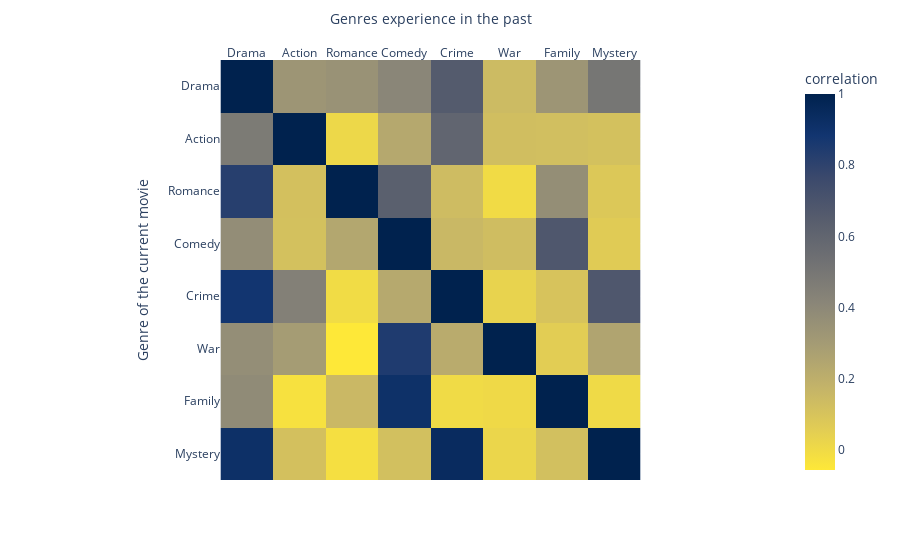

Notebook code cell kept with this figure:
### Code cell
# sns.heatmap(corr_before_ongoing_genres)
fig = px.imshow(corr_before_ongoing_genres,
                labels=dict(x="Genres experience in the past", y="Genre of the current movie", color="correlation"),
                x=['Drama', 'Action', 'Romance', 'Comedy', 'Crime', 'War', 'Family', 'Mystery'],
                y=['Drama', 'Action', 'Romance', 'Comedy', 'Crime', 'War', 'Family', 'Mystery'],
                color_continuous_scale=px.colors.sequential.Cividis_r
               )
fig.update_xaxes(side="top")
fig.show()
fig.write_html("./data/correlation_map.html")

### Figure 1 — Plotly figure (JSON) as saved in the notebook; plotly's stock layout.template omitted (floating-point values rounded to 4 significant figures)
{"data": [{"coloraxis": "coloraxis", "hovertemplate": "Genres experience in the past: %{x}<br>Genre of the current movie: %{y}<br>correlation: %{z}<extra></extra>", "name": "0", "type": "heatmap", "x": ["Drama", "Action", "Romance", "Comedy", "Crime", "War", "Family", "Mystery"], "xaxis": "x", "y": ["Drama", "Action", "Romance", "Comedy", "Crime", "War", "Family", "Mystery"], "yaxis": "y", "z": [[1, 0.3312, 0.3476, 0.4149, 0.6605, 0.1413, 0.3322, 0.5028], [0.4741, 1, 0.01054, 0.2322, 0.5987, 0.1257, 0.1233, 0.114], [0.8236, 0.1149, 1, 0.6329, 0.136, -0.003484, 0.3676, 0.07909], [0.373, 0.1137, 0.2402, 1, 0.1559, 0.1328, 0.6801, 0.06305], [0.8833, 0.4448, -0.006014, 0.2291, 1, 0.0312, 0.1004, 0.6802], [0.3691, 0.2955, -0.05695, 0.846, 0.2181, 1, 0.05551, 0.2528], [0.3878, -0.02809, 0.1522, 0.9094, -0.001462, 0.004712, 1, 0.003713], [0.9122, 0.1145, -0.0185, 0.1187, 0.9422, 0.01911, 0.1183, 1]]}], "layout": {"coloraxis": {"colorbar": {"title": {"text": "correlation"}}, "colorscale": [[0, "#fee838"], [0.1111, "#e1cc55"], [0.2222, "#c3b369"], [0.3333, "#a59c74"], [0.4444, "#8a8678"], [0.5556, "#707173"], [0.6667, "#575d6d"], [0.7778, "#3b496c"], [0.8889, "#123570"], [1, "#00224e"]]}, "margin": {"t": 60}, "xaxis": {"anchor": "y", "constrain": "domain", "domain": [0, 1], "scaleanchor": "y", "side": "top", "title": {"text": "Genres experience in the past"}}, "yaxis": {"anchor": "x", "autorange": "reversed", "constrain": "domain", "domain": [0, 1], "title": {"text": "Genre of the current movie"}}}}
